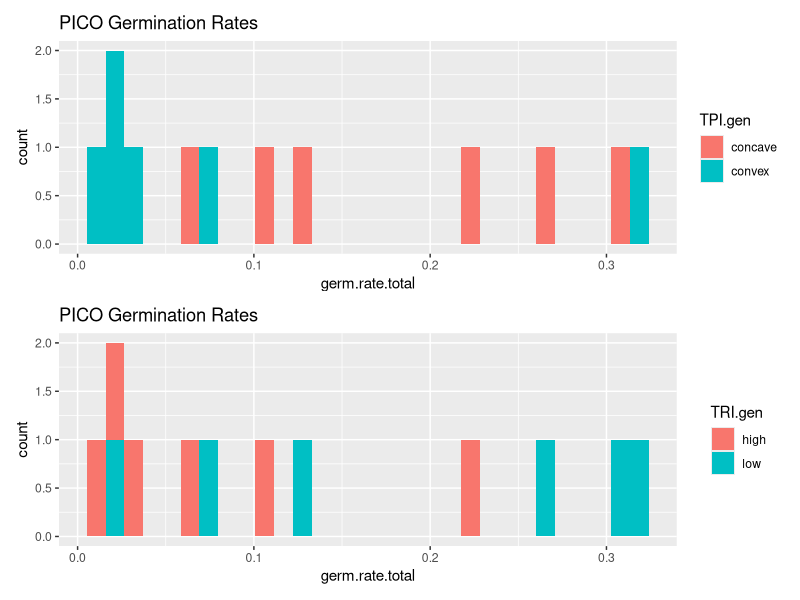
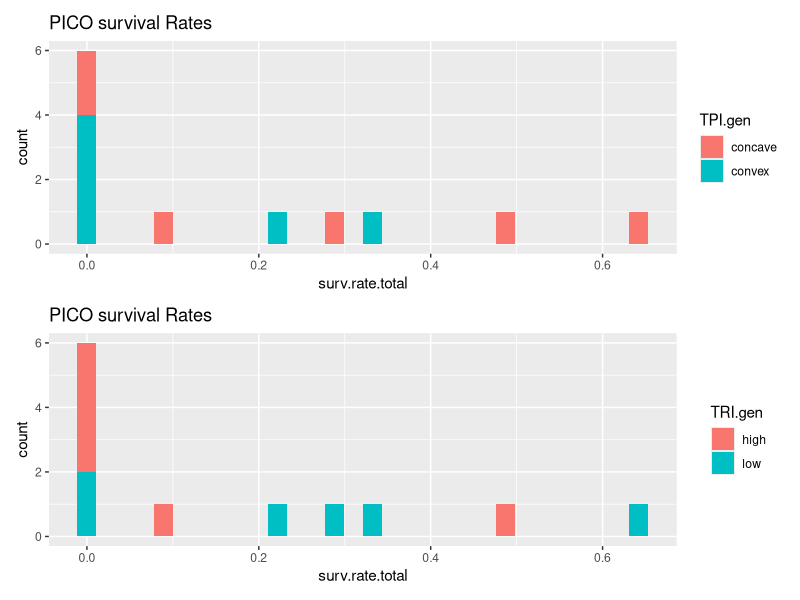
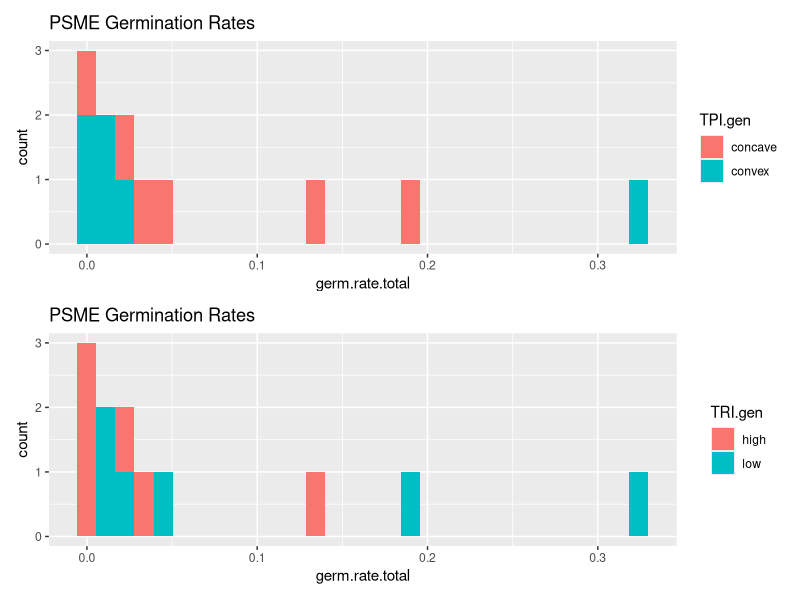
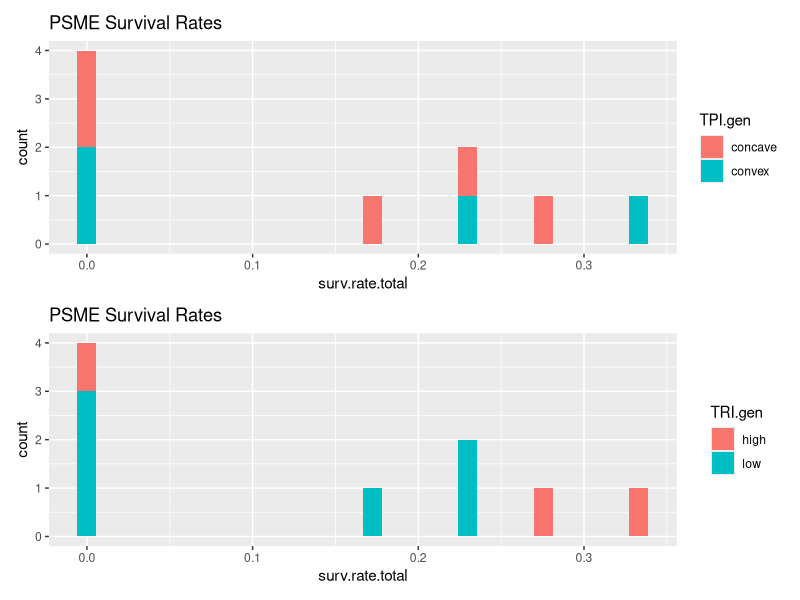
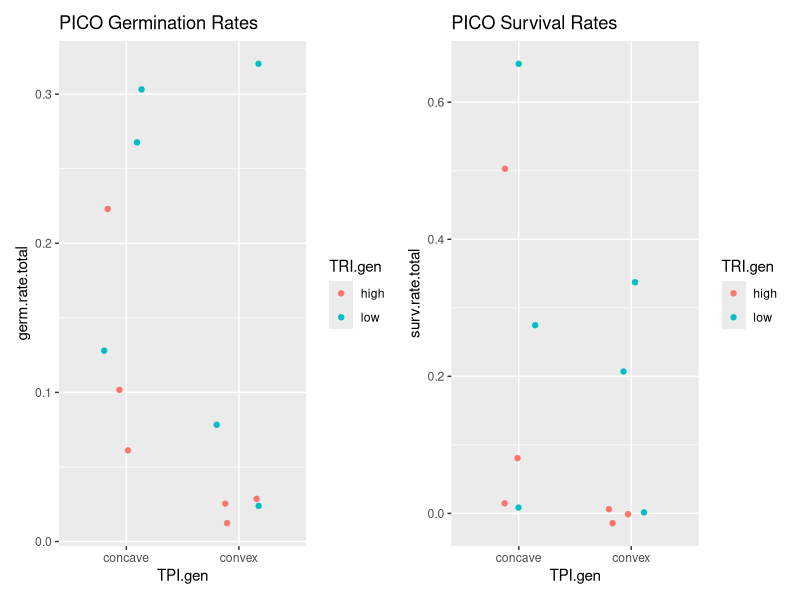
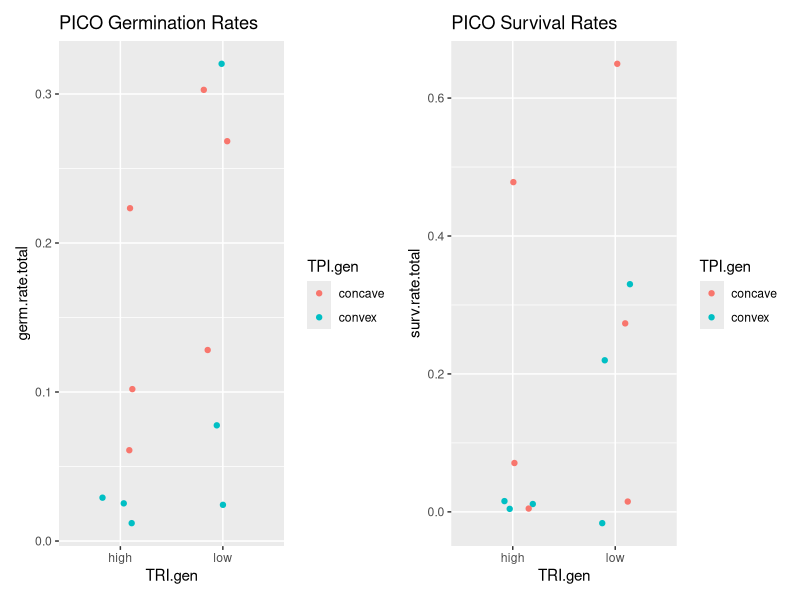
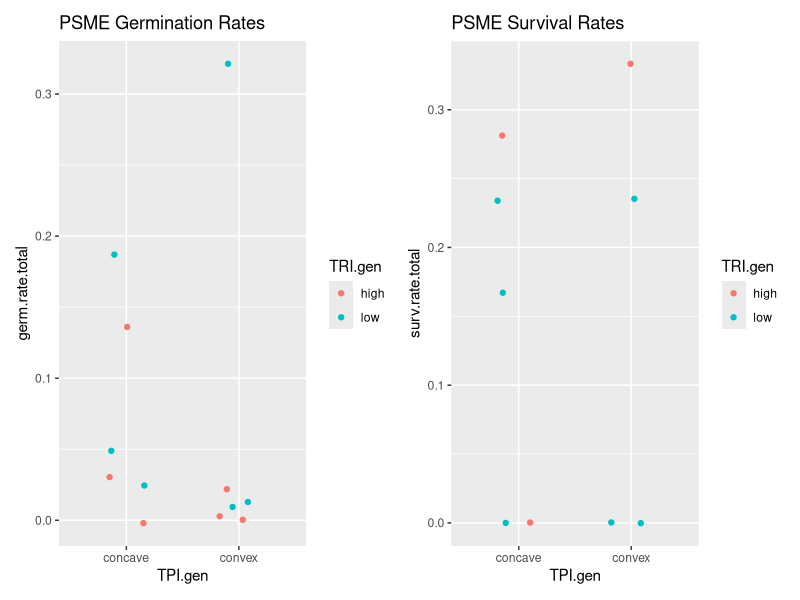
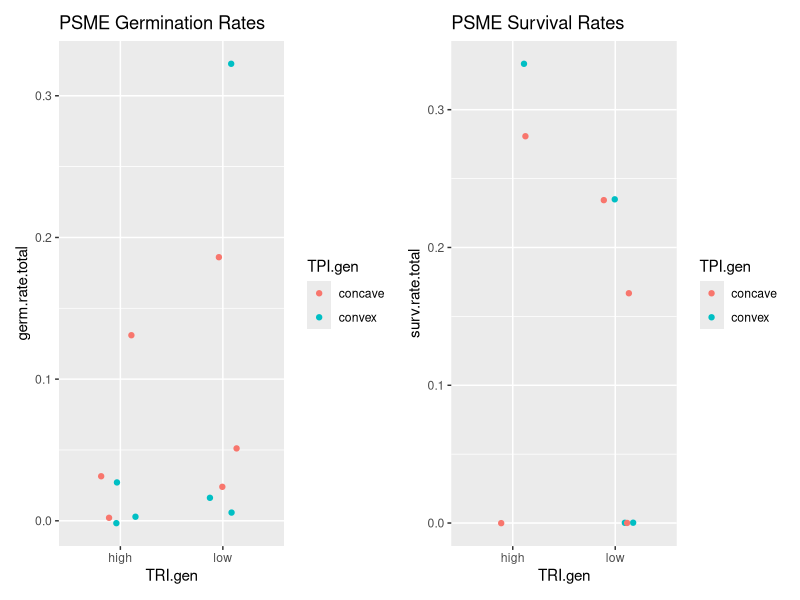

R code for these plots, in order:
germ<- read.csv("Data/germination_establishment.summaries.csv")

## Note: logistic regression doesn't require normality, so it's fine that the
## histograms aren't showing a normal distribution. 

library(dplyr)
library(ggplot2)
library(patchwork) #allows multiple figs in a frame
library(scales) #can override default breaks, labels, transformations, and palettes
library(ggrepel)

pico.germ_est<- germ%>% filter(Species== "pico")
psme.germ_est<- germ %>% filter(Species == "psme")

#visualising data with histograms
#Untransformed data
  ## PICO germ
pico.TPI.germ.hist <- ggplot(pico.germ_est, aes(x = germ.rate.total, fill = TPI.gen))+
  geom_histogram()+
  labs(title = "PICO Germination Rates")
pico.TRI.germ.hist <- ggplot(pico.germ_est, aes(x = germ.rate.total, fill = TRI.gen))+
  geom_histogram()+
  labs(title = "PICO Germination Rates")

pico.TPI.germ.hist / pico.TRI.germ.hist
#ggsave("Output/pico.germ.hist.svg")

  ## PICO survival
pico.TPI.surv.hist <- ggplot(pico.germ_est, aes(x = surv.rate.total, fill = TPI.gen))+
  geom_histogram()+
  labs(title = "PICO survival Rates")
pico.TRI.surv.hist <- ggplot(pico.germ_est, aes(x = surv.rate.total, fill = TRI.gen))+
  geom_histogram()+
  labs(title = "PICO survival Rates")

pico.TPI.surv.hist / pico.TRI.surv.hist
#ggsave("Output/pico.surv.hist.svg")

  ## PSME germ
psme.TPI.germ.hist <- ggplot(psme.germ_est, aes(x = germ.rate.total, fill = TPI.gen))+
  geom_histogram()+
  labs(title = "PSME Germination Rates")
psme.TRI.germ.hist <- ggplot(psme.germ_est, aes(x = germ.rate.total, fill = TRI.gen))+
  geom_histogram()+
  labs(title = "PSME Germination Rates")

psme.TPI.germ.hist / psme.TRI.germ.hist
#ggsave("Output/psme.germ.hist.svg")

  ## PSME survival
psme.TPI.surv.hist <- ggplot(subset(psme.germ_est, !is.na(surv.rate.total)), aes(x = surv.rate.total, fill = TPI.gen))+
  geom_histogram()+
  labs(title = "PSME Survival Rates")
psme.TRI.surv.hist <- ggplot(subset(psme.germ_est, !is.na(surv.rate.total)), aes(x = surv.rate.total, fill = TRI.gen))+
  geom_histogram()+
  labs(title = "PSME Survival Rates")

psme.TPI.surv.hist / psme.TRI.surv.hist
#ggsave("Output/psme.surv.hist.svg")

#visualizing with scatterplots
#PICO
#With TPI on the x axis and TRI as the color
pico.germ.scat <- ggplot(pico.germ_est)+
  geom_jitter(aes(x= TPI.gen, y = germ.rate.total, color = TRI.gen), width = 0.2)+
  labs(title = "PICO Germination Rates")
pico.surv.scat <- ggplot(pico.germ_est)+
  geom_jitter(aes(x= TPI.gen, y = surv.rate.total, color = TRI.gen), width = 0.2)+
  labs(title = "PICO Survival Rates")

pico.germ.scat + pico.surv.scat
#ggsave("Output/pico.scatterplot.svg")

#with TRI on the x axis and TPI as the color
pico.germ.scat.TRI <- ggplot(pico.germ_est)+
  geom_jitter(aes(x= TRI.gen, y = germ.rate.total, color = TPI.gen), width = 0.2)+
  labs(title = "PICO Germination Rates")
pico.surv.scat.TRI <- ggplot(pico.germ_est)+
  geom_jitter(aes(x= TRI.gen, y = surv.rate.total, color = TPI.gen), width = 0.2)+
  labs(title = "PICO Survival Rates")

pico.germ.scat.TRI + pico.surv.scat.TRI
#ggsave("Output/pico.scatterplot.TRI.svg")

#PSME
#With TPI on the x axis and TRI as the color
psme.germ.scat <- ggplot(psme.germ_est)+
  geom_jitter(aes(x= TPI.gen, y = germ.rate.total, color = TRI.gen), width = 0.2)+
  labs(title = "PSME Germination Rates")
psme.surv.scat <- ggplot(subset(psme.germ_est, !is.na(surv.rate.total)))+
  geom_jitter(aes(x= TPI.gen, y = surv.rate.total, color = TRI.gen,), width = 0.2)+
  labs(title = "PSME Survival Rates")

psme.germ.scat + psme.surv.scat
#ggsave("Output/psme.scatterplot.TPI.svg")

#with TRI on the x axis and TPI as the color
psme.germ.scat.TRI <- ggplot(psme.germ_est)+
  geom_jitter(aes(x= TRI.gen, y = germ.rate.total, color = TPI.gen), width = 0.2)+
  labs(title = "PSME Germination Rates")
psme.surv.scat.TRI <- ggplot(subset(psme.germ_est, !is.na(surv.rate.total)))+
  geom_jitter(aes(x= TRI.gen, y = surv.rate.total, color = TPI.gen,), width = 0.2)+
  labs(title = "PSME Survival Rates")

psme.germ.scat.TRI + psme.surv.scat.TRI
#ggsave("Output/psme.scatterplot.TRI.svg")
